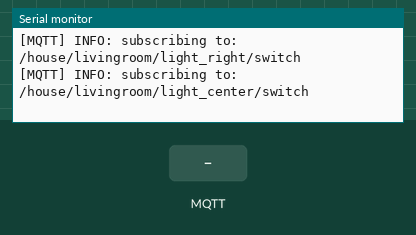
Simulated run of this program. Board: ESP8266 (NodeMCU). On the bench: the last lines printed to the serial monitor. The inputs (shaded band) are chosen by the test bench. WiFi joins after 1.5 s; servers stay silent unless stated; no MQTT or app messages arrive unless stated; not simulated (calls return 0 or success): secrets.h; names the files do not define were given values by the test bench: MQTT_SERVER_PORT = 1883.

Above: at 3.2 s.
3.3 s: MQTT message "ON" arrives on the first subscribed topic
At 4.5 s:
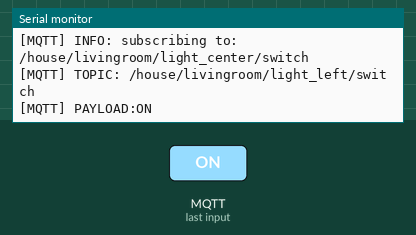
4.8 s: MQTT message "1" arrives on the first subscribed topic
At 5.8 s:
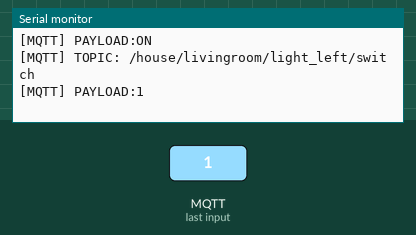
6.3 s: MQTT message "on" arrives on the first subscribed topic
At 6.9 s:
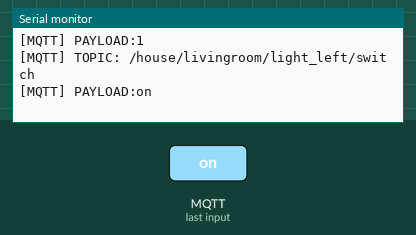
7.8 s: MQTT message "off" arrives on the first subscribed topic
At 9.0 s:
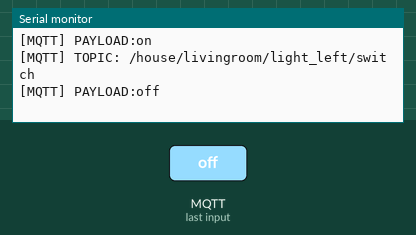
9.3 s: MQTT message "ON" arrives on the second subscribed topic
At 10.5 s:
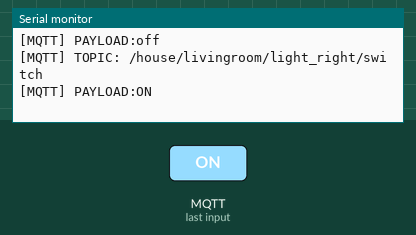
10.8 s: MQTT message "ON" arrives on the third subscribed topic
At 11.6 s:
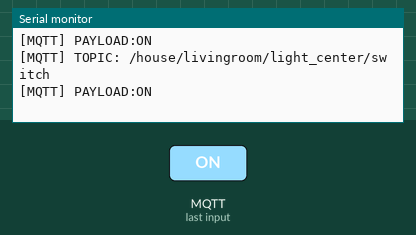

Measured:
- after the input at 3.3 s, the serial monitor: prints a new line at once (image 1)
- after the input at 4.8 s, the serial monitor: prints a new line at once (image 2)
- after the input at 6.3 s, the serial monitor: prints a new line at once (image 3)
- after the input at 7.8 s, the serial monitor: prints a new line at once (image 4)
- after the input at 9.3 s, the serial monitor: prints a new line at once (image 5)
- after the input at 10.8 s, the serial monitor: prints a new line at once (image 6)

The program:

main.cpp
```cpp
#include <ArduinoOTA.h>
#include <ESP8266WiFi.h>
#include <ESP8266mDNS.h>
#include <PubSubClient.h>
#include <RCSwitch.h>
#include <secrets.h>

#define MQTT_VERSION                        MQTT_VERSION_3_1_1
const char* MQTT_CLIENT_ID =                "livingroom_rc";
const char* MQTT_SENSOR_TOPIC =             "/house/livingroom/sensor_dht";
const char* MQTT_LIGHT_STATE_TOPIC[] = {    "/house/livingroom/light_left/status", "/house/livingroom/light_right/status", "/house/livingroom/light_center/status" };
const char* MQTT_LIGHT_COMMAND_TOPIC[] = {  "/house/livingroom/light_left/switch", "/house/livingroom/light_right/switch", "/house/livingroom/light_center/switch" };

RCSwitch mySwitch = RCSwitch();
WiFiClient wifiClient;
PubSubClient mqttClient(wifiClient);

int RCPIN =                                         2;
char* housecode =                                   "11010"; //first 5 dip switches on rc switches
char* socketcodes[] = {                             "00010", "00001", "10000" }; //last 5 dip switches on rc switches

void mqttReconnect() {
  while (!mqttClient.connected()) { //loop until we're reconnected
    Serial.print("[MQTT] INFO: Attempting connection to: ");
    Serial.println(MQTT_SERVER_IP);
    if (mqttClient.connect(MQTT_CLIENT_ID, MQTT_USER, MQTT_PASSWORD)) {
      Serial.println("[MQTT] INFO: connected");
      for (int i = 0; i < 3; i++) {
        mqttClient.subscribe(MQTT_LIGHT_COMMAND_TOPIC[i]); //subscribe to all light topics
        Serial.print("[MQTT] INFO: subscribing to: ");
        Serial.println(MQTT_LIGHT_COMMAND_TOPIC[i]);
      }
    } else {
      Serial.print("[MQTT] ERROR: failed, rc=");
      Serial.print(mqttClient.state());
      Serial.println("[MQTT] DEBUG: try again in 5 seconds");
      delay(2000); //wait 5 seconds before retrying
    }
  }
}

void wifiSetup() {
  Serial.print("[WIFI] INFO: Connecting to ");
  Serial.println(WIFI_SSID);
  WiFi.mode(WIFI_STA);
  WiFi.begin(WIFI_SSID, WIFI_PASSWORD); //connect to wifi
  while (WiFi.status() != WL_CONNECTED) {
    delay(1000);
    Serial.print(".");
  }
  Serial.println("");
  Serial.println("[WIFI] INFO: WiFi connected");
  Serial.println("[WIFI] INFO: IP address: ");
  Serial.println(WiFi.localIP());
}

void mqttCallback(char* p_topic, byte* p_payload, unsigned int p_length) { //handle mqtt callbacks
  String payload;
  for (uint8_t i = 0; i < p_length; i++) { //concatenate payload
    payload.concat((char)p_payload[i]);
  }

  for (int i = 0; i < 3; i++) {
    if (String(MQTT_LIGHT_COMMAND_TOPIC[i]).equals(String(p_topic))) {
      Serial.print("[MQTT] TOPIC: ");
      Serial.println(p_topic);
      Serial.print("[MQTT] PAYLOAD:");
      Serial.println(payload);

      if (payload=="ON") {
        mySwitch.switchOn(housecode, socketcodes[i]);
        mqttClient.publish(MQTT_LIGHT_STATE_TOPIC[i], "ON", true);
      }
      else {
        mySwitch.switchOff(housecode, socketcodes[i]);
        mqttClient.publish(MQTT_LIGHT_STATE_TOPIC[i], "OFF", true);
      }
    }
  }
}

void otaSetup() {
  ArduinoOTA.setHostname(MQTT_CLIENT_ID);
  ArduinoOTA.onStart([]() {
    String type;
    type = "sketch";
    Serial.println("Start updating " + type);
  });
  ArduinoOTA.onEnd([]() {
    Serial.println("\nEnd");
  });
  ArduinoOTA.onProgress([](unsigned int progress, unsigned int total) {
    Serial.printf("Progress: %u%%\r", (progress / (total / 100)));
  });
  ArduinoOTA.onError([](ota_error_t error) {
    Serial.printf("Error[%u]: ", error);
    if (error == OTA_AUTH_ERROR) Serial.println("Auth Failed");
    else if (error == OTA_BEGIN_ERROR) Serial.println("Begin Failed");
    else if (error == OTA_CONNECT_ERROR) Serial.println("Connect Failed");
    else if (error == OTA_RECEIVE_ERROR) Serial.println("Receive Failed");
    else if (error == OTA_END_ERROR) Serial.println("End Failed");
  });
  ArduinoOTA.begin();
}

void setup() {
  Serial.begin(115200);
  mySwitch.enableTransmit(RCPIN); //enable transmit on RCPIN
  otaSetup();
  wifiSetup();
  mqttClient.setServer(MQTT_SERVER_IP, MQTT_SERVER_PORT);
  mqttClient.setCallback(mqttCallback);
}

void loop() {
  yield();
  ArduinoOTA.handle();
  if (!mqttClient.connected()) {
    mqttReconnect();
  }
  mqttClient.loop();
}
```
